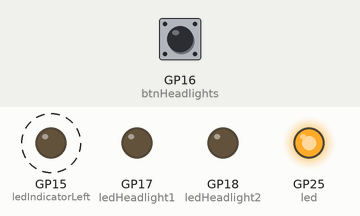
The program below on a simulated Raspberry Pi Pico running MicroPython. Shown: output pins drawn as LEDs (lit = HIGH). Dashed ring = blinking. The test bench sets the inputs (shaded band); at power-on: GP16 (btnHeadlights) LOW.

Above: at 1.2 s.
1.3 s: GP16 (btnHeadlights) pulled HIGH for 0.15 s
At 1.37 s:
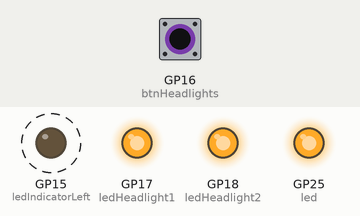
4.3 s: GP16 (btnHeadlights) pulled HIGH for 1 s
At 5.75 s:
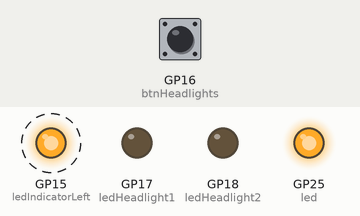
7.3 s: GP16 (btnHeadlights) pulled HIGH for 3.2 s
At 7.75 s:
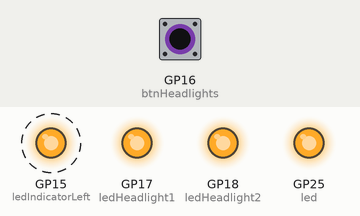
Timing chart, 0 to 18.0 s (numbered marks = the images above; inputs shaded):
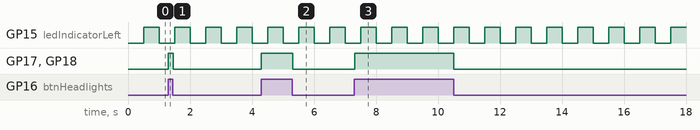

The program:

external-blink.py
```python
# Setup
#
# Connect an LED + Resistor.
# * LED - Pin20 / GP15 to a spare row on the breadboard
# * Resistor - from the spare row to Pin18 / GND

from machine import Pin, Timer
import time
from time import sleep
import time

# set up the power on LED
led = Pin(25, Pin.OUT)
led.value(1)

# set up the indicator timer
ledIndicatorLeft = Pin(15, Pin.OUT)
ledIndicatorLeft.value(0)
def indicatorBlink(timer):
    # print("Tick")
    ledIndicatorLeft.toggle()
indicatorTimer = Timer()
indicatorTimer.init(freq=2, mode=Timer.PERIODIC, callback=indicatorBlink)

# set up the headlights
btnHeadlights = Pin(16, Pin.IN, Pin.PULL_DOWN)
ledHeadlight1 = Pin(17, Pin.OUT)
ledHeadlight2 = Pin(18, Pin.OUT)
ledHeadlight1.value(0)
ledHeadlight2.value(0)

while True:
    ledHeadlight1.value(btnHeadlights.value())
    ledHeadlight2.value(btnHeadlights.value())
    # print(btnHeadlights.value())
    time.sleep(0.05)
```

Measured:
- after the input at 1.3 s, GP17 (ledHeadlight1), GP18 (ledHeadlight2): LOW → HIGH at once, → LOW 0.15 s later
- after the input at 4.3 s, GP17 (ledHeadlight1), GP18 (ledHeadlight2): LOW → HIGH at once, → LOW 1.0 s later
- after the input at 7.3 s, GP17 (ledHeadlight1), GP18 (ledHeadlight2): LOW → HIGH at once, → LOW 3.2 s later
- by itself, GP15 (ledIndicatorLeft): alternates HIGH for 0.50 s and LOW for 0.50 s
